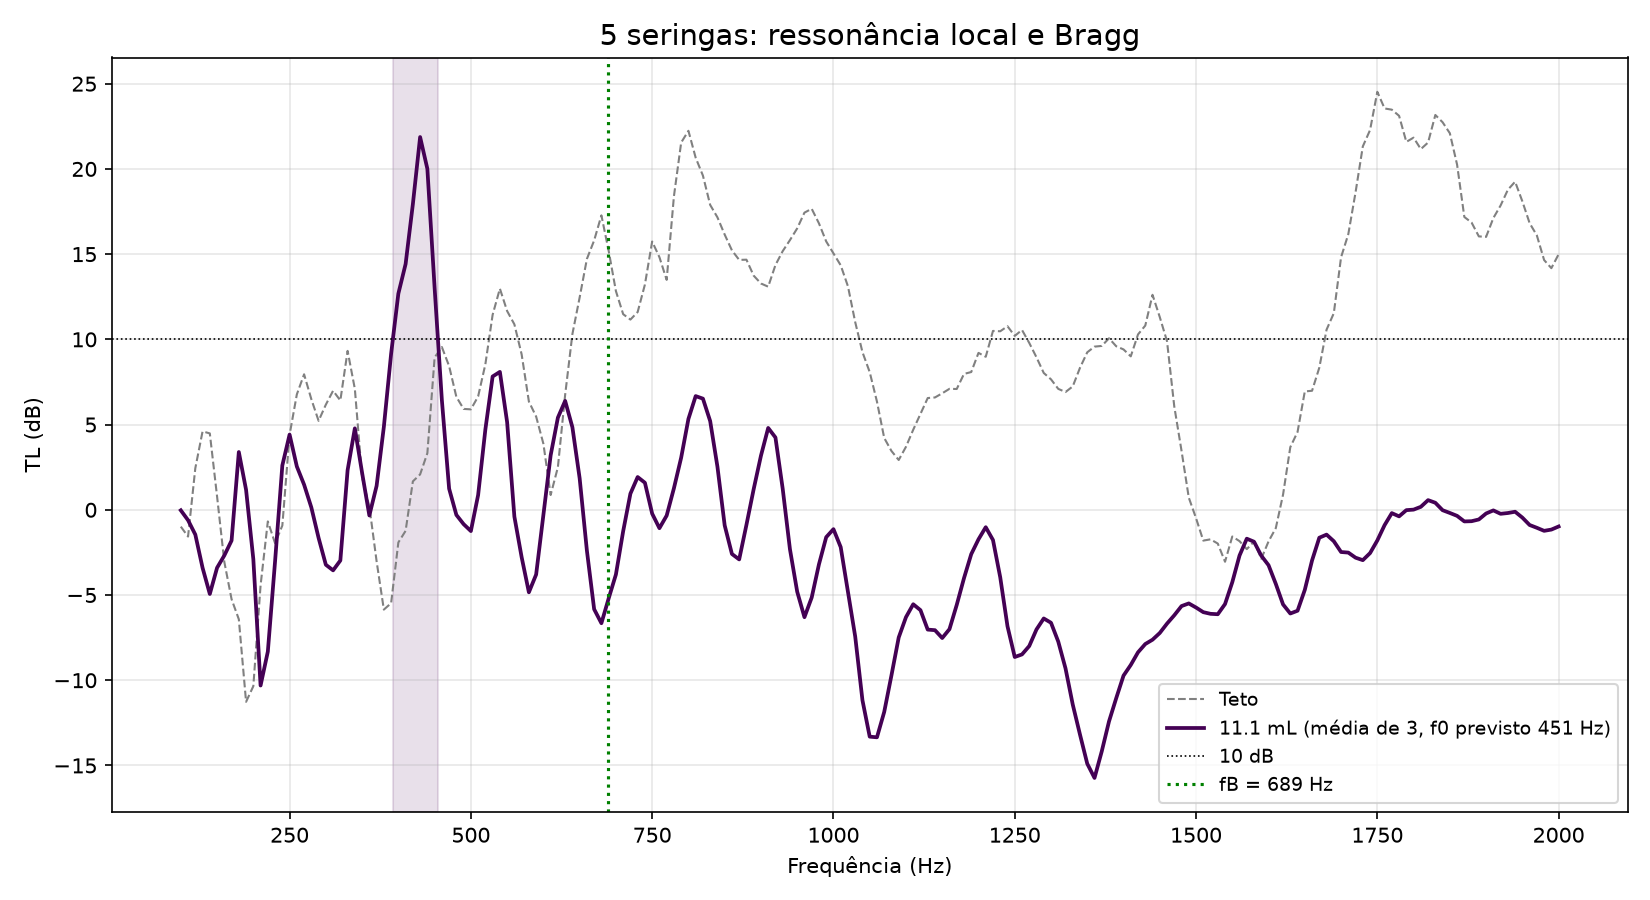

Write the Python code that produced this figure.
import os
import sys
import glob
import re
from collections import defaultdict
import numpy as np
import matplotlib.pyplot as plt
from scipy.io import wavfile
from scipy.signal import welch

# Fusão das bandas: 5 seringas com o volume que põe f0 = fB.
# Mede a largura da banda a 10 dB e compara com os picos separados (A_ref.wav e A_40mL.wav nesta pasta, 40 mL).

# ---------- Parâmetros (SI) ----------
T = 22            # temperatura da sala (°C), a do registo (igual em todos os scripts)
a = 0.25          # espaçamento entre seringas (m), medido no tubo
V_SEPARADO = 40e-6  # volume dos picos separados (m³)
NIVEL = 10.0      # nível para medir a largura da banda (dB)
F_MIN, F_MAX = 100, 2000

sys.stdout.reconfigure(encoding='utf-8')
PASTA = os.path.dirname(os.path.abspath(__file__))
PASTA_TETO = os.path.join(PASTA, '..', 'teto_sistema')
PASTA_SEP = PASTA
eps = 1e-12


def espectro(nome, pasta=PASTA):
    # Sem normalizar (o TL é uma razão). Welch: pedaços de 0,1 s -> resolução 10 Hz.
    sr, data = wavfile.read(os.path.join(pasta, nome))
    data = data.astype(float)
    if data.ndim > 1:
        data = np.mean(data, axis=1)
    f, P = welch(data, sr, nperseg=sr // 10)
    return sr, f, np.sqrt(P)


def largura(freq, TL, i_pico, nivel=NIVEL):
    """Largura da zona contínua à volta de i_pico onde TL >= nivel. Devolve (f_esq, f_dir) ou None."""
    if TL[i_pico] < nivel:
        return None
    i = i_pico
    while i > 0 and TL[i - 1] >= nivel:
        i -= 1
    j = i_pico
    while j < len(TL) - 1 and TL[j + 1] >= nivel:
        j += 1
    # Interpolação linear onde a curva cruza o nível
    f_esq = freq[i] if i == 0 else np.interp(nivel, [TL[i - 1], TL[i]], [freq[i - 1], freq[i]])
    f_dir = freq[j] if j == len(TL) - 1 else np.interp(nivel, [TL[j + 1], TL[j]], [freq[j + 1], freq[j]])
    return f_esq, f_dir


def pico_perto(freq, TL, f_alvo, janela=100):
    m = np.flatnonzero((freq > f_alvo - janela) & (freq < f_alvo + janela))
    return m[np.argmax(TL[m])]


# ---------- Previsões ----------
c = 331.3 * np.sqrt(1 + T / 273.15)
# Gargalo = bico cónico da seringa. Valores acertados aos dados de correcao_gargalo
# (medidas a olho ajustadas o mínimo para o modelo bater certo).
L = 0.035              # comprimento do cone, no eixo (m)
D_BASE = 0.0132        # diâmetro exterior na base (m)
PAREDE = 0.0012        # grossura da parede na base (m)
D_PONTA = 0.0041       # diâmetro interior na ponta (m)
R_B, R_P = D_BASE / 2 - PAREDE, D_PONTA / 2
S = np.pi * R_B * R_P  # área do cilindro equivalente ao cone: ∫dx/S(x) = L/(π R_B R_P)
dL = 0.73 * (R_B + R_P)   # correção de extremidade, cada ponta com o seu raio (m)
V_CONE = np.pi * L / 3 * (R_B**2 + R_B * R_P + R_P**2)   # ar no cone (m³): soma-se ao êmbolo
L_ef = L + dL
fB = c / (2 * a)
V_sint = S * a**2 / (np.pi**2 * L_ef) - V_CONE   # volume a pôr na seringa


def f0_de(V_mL):
    return c / (2 * np.pi) * np.sqrt(S / ((V_mL * 1e-6 + V_CONE) * L_ef))


f0_sep = f0_de(V_SEPARADO * 1e6)
print(f"c = {c:.2f} m/s | fB = {fB:.0f} Hz | V sintonizado = {V_sint * 1e6:.1f} mL")

# ---------- Teto ----------
sr_t, freq, A_tref = espectro('A_ref.wav', PASTA_TETO)
_, _, A_tsil = espectro('A_silencio.wav', PASTA_TETO)
_, _, A_tfug = espectro('A_fuga.wav', PASTA_TETO)
idx = (freq >= F_MIN) & (freq <= F_MAX)
freq = freq[idx]
teto = 20 * np.log10(np.maximum(A_tref[idx], eps)
                     / np.maximum(np.maximum(A_tsil[idx], A_tfug[idx]), eps))


def calcular_TL(nome_ref, nome_med, pasta):
    sr1, _, A_ref = espectro(nome_ref, pasta)
    sr2, _, A_med = espectro(nome_med, pasta)
    assert sr1 == sr2 == sr_t, "Taxa de amostragem diferente da do teto (usar a mesma no Audacity)"
    return 20 * np.log10(np.maximum(A_ref[idx], eps) / np.maximum(A_med[idx], eps))


def relatorio(nome, TL, i):
    lim = largura(freq, TL, i)
    perto = TL[i] >= teto[i] - 3
    txt = f"{nome}: pico a {freq[i]:.0f} Hz, TL = {TL[i]:.1f} dB, teto = {teto[i]:.1f} dB"
    if perto:
        txt += "  (pico cortado pelo teto)"
    if lim is None:
        print(txt + f"\n   não chega a {NIVEL:.0f} dB -> sem largura")
        return None, lim
    larg = lim[1] - lim[0]
    print(txt + f"\n   largura a {NIVEL:.0f} dB = {larg:.0f} Hz  ({lim[0]:.0f} a {lim[1]:.0f} Hz)")
    if teto[(freq >= lim[0]) & (freq <= lim[1])].min() < NIVEL + 3:
        print(f"   atenção: dentro da banda o teto desce abaixo de {NIVEL + 3:.0f} dB")
    return larg, lim


# ---------- 1. Fusão (esta pasta) ----------
# Referência: o primeiro A_ref*.wav desta pasta.
# Medições: fusao_<V>mL_<n>.wav  (V com '-' ou ',' no lugar da vírgula: fusao_11-1mL_1.wav = 11,1 mL)
# (se não houver aqui, usa a da mesma aula que está em numero_elementos; caminho completo)
refs = (sorted(glob.glob(os.path.join(PASTA, 'A_ref_*.wav')))
        or sorted(glob.glob(os.path.join(PASTA, '..', 'numero_elementos', 'A_ref*.wav'))))
if not refs:
    raise SystemExit("Falta a referência A_ref*.wav (nem aqui nem em numero_elementos).")
nome_ref = os.path.abspath(refs[0])
padrao = re.compile(r'^fusao_(\d+(?:[-.,]\d+)?)mL_(\d+)\.wav$', re.IGNORECASE)
por_volume = defaultdict(list)       # V (mL) -> lista de TL (uma por repetição)
print(f"\nReferência: {nome_ref}")
for p in sorted(glob.glob(os.path.join(PASTA, 'fusao_*.wav'))):
    n = os.path.basename(p)
    m = padrao.match(n)
    if not m:
        print(f"(ignorado: {n}, o nome não é fusao_<V>mL_<n>.wav)")
        continue
    V_mL = float(re.sub('[-,]', '.', m.group(1)))
    TL = calcular_TL(nome_ref, n, PASTA)
    i = pico_perto(freq, TL, f0_de(V_mL))
    print(f"{n}: pico a {freq[i]:.0f} Hz, TL = {TL[i]:.1f} dB")
    por_volume[V_mL].append(TL)
if not por_volume:
    raise SystemExit("Não encontrei ficheiros fusao_<V>mL_<n>.wav nesta pasta.")

resultados = {}                      # V -> (TL médio, largura, limites)
for V_mL in sorted(por_volume):
    TL_fus = np.mean(por_volume[V_mL], axis=0)
    fp = f0_de(V_mL)
    print(f"\n=== {V_mL:g} mL (média de {len(por_volume[V_mL])}) ===")
    i_f0 = pico_perto(freq, TL_fus, fp)
    larg_fus, lim_fus = relatorio(f"Ressonância local (previsto {fp:.0f} Hz)", TL_fus, i_f0)
    relatorio(f"Bragg (previsto {fB:.0f} Hz)", TL_fus, pico_perto(freq, TL_fus, fB))
    print(f"Distância entre o pico medido e fB: {fB - freq[i_f0]:.0f} Hz")
    resultados[V_mL] = (TL_fus, larg_fus, lim_fus)
# Para a comparação usa-se o volume mais pequeno (o mais perto da fusão)
V_fus = min(resultados)
TL_fus, larg_fus, lim_fus = resultados[V_fus]

# ---------- 2. Picos separados (A_ref.wav e A_40mL.wav nesta pasta) ----------
tem_sep = all(os.path.exists(os.path.join(PASTA_SEP, n)) for n in ['A_ref.wav', 'A_40mL.wav'])
larg_sep = {}
if tem_sep:
    TL_sep = calcular_TL('A_ref.wav', 'A_40mL.wav', PASTA_SEP)
    print(f"\n=== Picos separados ({V_SEPARADO * 1e6:.0f} mL) ===")
    for nome, f_alvo in [('f0', f0_sep), ('fB', fB)]:
        larg_sep[nome] = relatorio(nome, TL_sep, pico_perto(freq, TL_sep, f_alvo))
else:
    print("\n(sem A_ref.wav e A_40mL.wav nesta pasta: não dá para comparar com os picos separados)")

# ---------- 3. Comparação ----------
if larg_fus and larg_sep:
    print("\n=== Comparação ===")
    for nome, (larg, _) in larg_sep.items():
        if larg:
            print(f"Fusão / pico {nome} separado = {larg_fus:.0f} / {larg:.0f} = {larg_fus / larg:.2f}×")

# ---------- 4. Gráfico ----------
plt.figure(figsize=(11, 6))
plt.plot(freq, teto, color='gray', linestyle='--', linewidth=1, label='Teto')
if tem_sep:
    plt.plot(freq, TL_sep, color='tab:orange', linewidth=1.2,
             label=f'Separados ({V_SEPARADO * 1e6:.0f} mL)')
cores = plt.cm.viridis(np.linspace(0, 0.85, len(resultados)))
for cor, (V_mL, (TL, larg, lim)) in zip(cores, sorted(resultados.items())):
    plt.plot(freq, TL, color=cor, linewidth=1.8,
             label=f'{V_mL:g} mL (média de {len(por_volume[V_mL])}, f0 previsto {f0_de(V_mL):.0f} Hz)')
    if lim:
        plt.axvspan(lim[0], lim[1], color=cor, alpha=0.12)
plt.axhline(NIVEL, color='black', linewidth=0.8, linestyle=':', label=f'{NIVEL:.0f} dB')
plt.axvline(fB, color='green', linestyle=':', label=f'fB = {fB:.0f} Hz')
plt.title('5 seringas: ressonância local e Bragg', fontsize=14)
plt.xlabel('Frequência (Hz)')
plt.ylabel('TL (dB)')
plt.grid(True, alpha=0.3)
plt.legend(fontsize=9)
plt.tight_layout()
plt.savefig(os.path.join(PASTA, 'fusao.png'), dpi=150)
plt.show()
